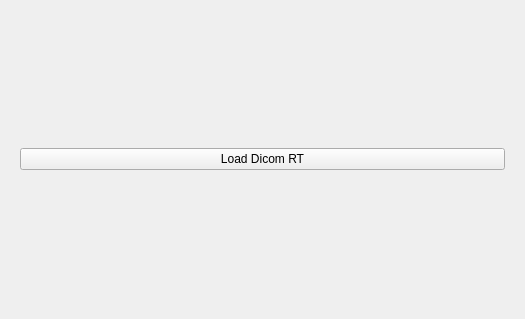
<?xml version="1.0" encoding="UTF-8"?>
<ui version="4.0">
 <class>qSlicerDicomRtImportModule</class>
 <widget class="qSlicerWidget" name="qSlicerDicomRtImportModule">
  <property name="geometry">
   <rect>
    <x>0</x>
    <y>0</y>
    <width>525</width>
    <height>319</height>
   </rect>
  </property>
  <property name="windowTitle">
   <string>Form</string>
  </property>
  <layout class="QGridLayout" name="gridLayout">
   <item row="0" column="0" colspan="2">
    <widget class="ctkCollapsibleButton" name="CTKCollapsibleButton" native="true">
     <property name="text" stdset="0">
      <string>Display</string>
     </property>
     <layout class="QVBoxLayout" name="verticalLayout_3">
      <item>
       <widget class="QPushButton" name="pushButton_LoadDicomRT">
        <property name="text">
         <string>Load Dicom RT</string>
        </property>
       </widget>
      </item>
     </layout>
    </widget>
   </item>
  </layout>
 </widget>
 <customwidgets>
  <customwidget>
   <class>ctkCollapsibleButton</class>
   <extends>QWidget</extends>
   <header>ctkCollapsibleButton.h</header>
   <container>1</container>
  </customwidget>
  <customwidget>
   <class>qSlicerWidget</class>
   <extends>QWidget</extends>
   <header>qSlicerWidget.h</header>
   <container>1</container>
  </customwidget>
 </customwidgets>
 <resources/>
 <connections/>
</ui>
